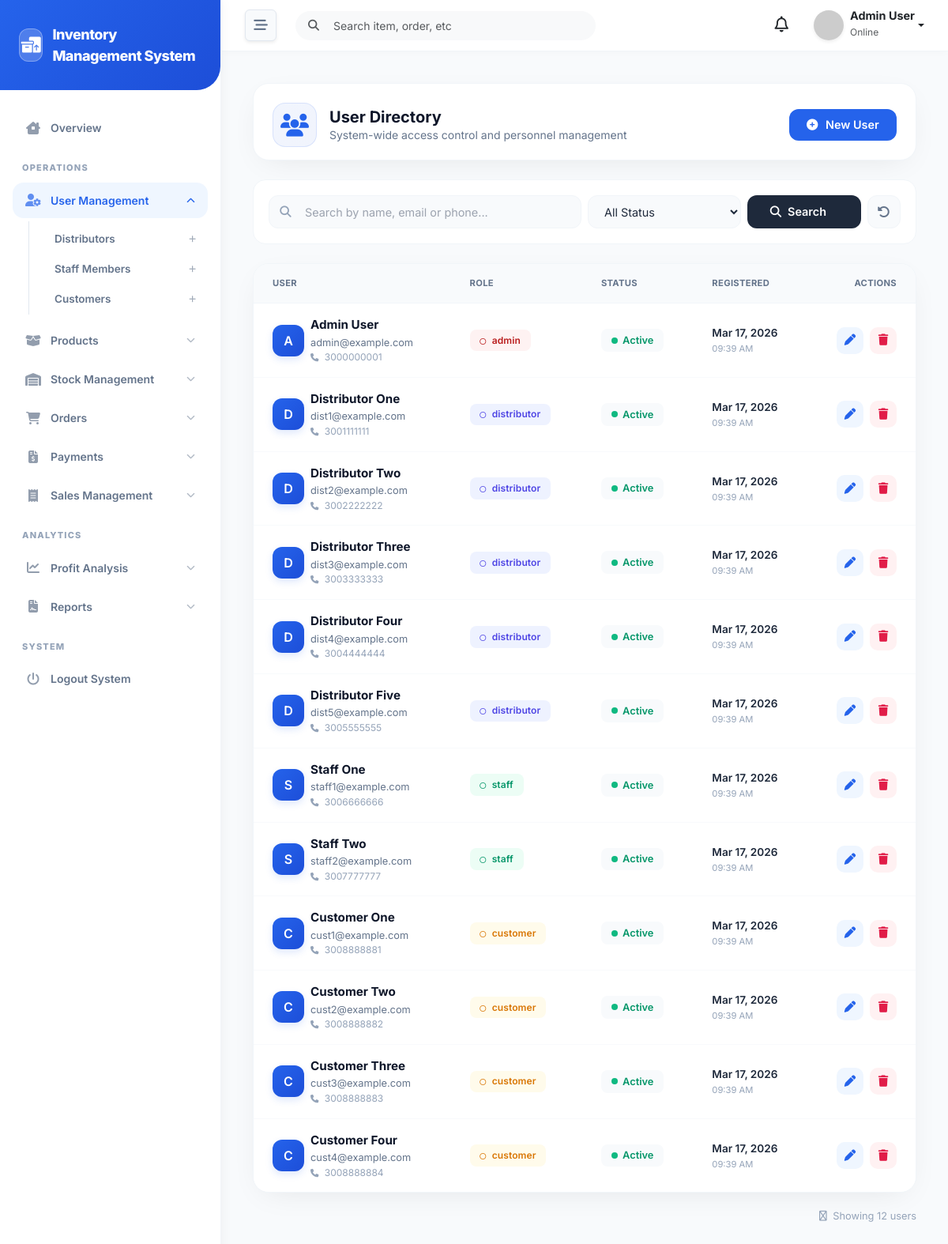
Screenshot of /admin/users/index.php (signed in) with the database file from the repository.
### tables this page shows
CREATE TABLE `users` (
  `id` int(11) NOT NULL,
  `role_id` int(11) NOT NULL,
  `name` varchar(100) NOT NULL,
  `email` varchar(100) DEFAULT NULL,
  `phone` varchar(20) DEFAULT NULL,
  `password` varchar(255) NOT NULL,
  `status` enum('active','inactive') DEFAULT 'active',
  `created_at` timestamp NOT NULL DEFAULT current_timestamp(),
  `updated_at` timestamp NOT NULL DEFAULT current_timestamp() ON UPDATE current_timestamp()
);

CREATE TABLE `roles` (
  `id` int(11) NOT NULL,
  `name` varchar(50) NOT NULL,
  `created_at` timestamp NOT NULL DEFAULT current_timestamp()
);

### admin/users/index.php (the view, shortened to what this page needs)
<?php
require_once __DIR__ . '/../../config/db.php';
$role_filter = isset($_GET['role']) ? (int)$_GET['role'] : 0;
$page_titles = [
    ROLE_DISTRIBUTOR => 'Distributor Network',
    ROLE_STAFF => 'Staff Directory',
    ROLE_CUSTOMER => 'Customer Registry',
    0 => 'User Directory'
];
$page_title = $page_titles[$role_filter] ?? 'User Directory';
$page_icons = [
    ROLE_DISTRIBUTOR => 'fa-truck-fast',
    ROLE_STAFF => 'fa-user-tie',
    ROLE_CUSTOMER => 'fa-user',
    0 => 'fa-users'
];
$page_icon = $page_icons[$role_filter] ?? 'fa-users';
$page_descriptions = [
    ROLE_DISTRIBUTOR => 'Manage your distribution partners and their access privileges',
    ROLE_STAFF => 'Oversee internal team members and their system permissions',
    ROLE_CUSTOMER => 'View and manage customer accounts and profiles',
    0 => 'System-wide access control and personnel management'
];
$page_description = $page_descriptions[$role_filter] ?? 'User management and access control';
$search = isset($_GET['search']) ? sanitize($_GET['search']) : '';
$query = "SELECT u.*, r.name as role_name
          FROM users u
          LEFT JOIN roles r ON u.role_id = r.id
          WHERE 1=1";
$params = [];
$query .= " ORDER BY u.created_at DESC";
try {
    $stmt = $pdo->prepare($query);
    $stmt->execute($params);
    $users = $stmt->fetchAll();
} catch (PDOException $e) {
    $users = [];
    $roles = [];
    $role_counts = [];
}
$current_role_name = '';
include '../../includes/header.php';
include '../../includes/sidebar.php';
include '../../includes/navbar.php';
?>
<div class="px-3 py-3">
    <div class="page-header d-flex align-items-center justify-content-between">
        <div class="d-flex align-items-center gap-3">
            <div class="page-icon">
                <i class="fa-solid <?= $page_icon ?>"></i>
            </div>
            <div>
                <div class="d-flex align-items-center gap-2">
                    <h1 class="h5 fw-bold text-slate-900 mb-0"><?= $page_title ?></h1>
                </div>
                <p class="text-slate-500 small mb-0"><?= $page_description ?></p>
            </div>
        </div>
        <div>
            <a href="create.php<?= $role_filter ? '?role=' . $role_filter : '' ?>" class="btn-create">
                <i class="fa-solid fa-plus-circle"></i>
                <span>New <?= $current_role_name ?: 'User' ?></span>
            </a>
        </div>
    </div>
    <div class="filter-section">
        <form method="GET" class="row g-2 align-items-center">
            <div class="col-lg-6">
                <div class="search-wrapper">
                    <input type="text"
                        name="search"
                        class="search-input"
                        placeholder="Search by name, email or phone..."
                        value="<?= htmlspecialchars($search) ?>">
                </div>
            </div>
            <div class="col-lg-3">
                <select name="status" class="filter-select">
                    <option value="">All Status</option>
                </select>
            </div>
            <div class="col-lg-3">
                <div class="d-flex gap-2">
                    <button type="submit" class="btn-search flex-grow-1">
                        <i class="fa-solid fa-magnifying-glass"></i>
                        <span>Search</span>
                    </button>
                    <a href="index.php<?= $role_filter ? '?role=' . $role_filter : '' ?>" class="btn-reset" title="Reset filters">
                        <i class="fa-solid fa-rotate-left"></i>
                    </a>
                </div>
            </div>
        </form>
    </div>
    <div class="table-container">
        <div class="table-responsive">
            <table class="table">
                <thead>
                    <tr>
                        <th>User</th>
                        <th>Role</th>
                        <th>Status</th>
                        <th>Registered</th>
                        <th class="text-end">Actions</th>
                    </tr>
                </thead>
                <tbody>
                    <?php if (!empty($users)): ?>
                        <?php foreach ($users as $user): ?>
                            <tr>
                                <td>
                                    <div class="d-flex align-items-center gap-2">
                                        <div class="user-avatar">
                                            <?= strtoupper(substr($user['name'], 0, 1)) ?>
                                        </div>
                                        <div class="user-info">
                                            <div class="user-name"><?= htmlspecialchars($user['name']) ?></div>
                                            <div class="user-email"><?= htmlspecialchars($user['email']) ?></div>
                                            <?php if ($user['phone']): ?>
                                                <div class="user-phone">
                                                    <i class="fa-solid fa-phone me-1" style="font-size: 0.65rem;"></i>
                                                    <?= htmlspecialchars($user['phone']) ?>
                                                </div>
                                            <?php endif; ?>
                                        </div>
                                    </div>
                                </td>
                                <td>
                                    <?php
                                    $role_colors = [
                                        ROLE_ADMIN => ['bg' => '#fef2f2', 'text' => '#b91c1c'],
                                        ROLE_DISTRIBUTOR => ['bg' => '#eef2ff', 'text' => '#4f46e5'],
                                        ROLE_STAFF => ['bg' => '#ecfdf5', 'text' => '#059669'],
                                        ROLE_CUSTOMER => ['bg' => '#fffbeb', 'text' => '#d97706']
                                    ];
                                    $color = $role_colors[$user['role_id']] ?? ['bg' => '#f8fafc', 'text' => '#475569'];
                                    ?>
                                    <span class="role-badge" style="background: <?= $color['bg'] ?>; color: <?= $color['text'] ?>;">
                                        <i class="fa-regular fa-circle me-1" style="font-size: 0.5rem;"></i>
                                        <?= htmlspecialchars($user['role_name']) ?>
                                    </span>
                                </td>
                                <td>
                                    <?php if ($user['status'] == 'active'): ?>
                                        <span class="status-indicator">
                                            <span class="status-dot" style="background: #10b981;"></span>
                                            <span style="color: #059669;">Active</span>
                                        </span>
                                    <?php endif; ?>
                                </td>
                                <td>
                                    <div class="date-cell">
                                        <div class="date-main"><?= date('M d, Y', strtotime($user['created_at'])) ?></div>
                                        <div class="date-sub"><?= date('h:i A', strtotime($user['created_at'])) ?></div>
                                    </div>
                                </td>
                                <td>
                                    <div class="action-buttons">
                                        <a href="edit.php?id=<?= $user['id'] ?>" class="btn-action btn-action-edit" title="Edit user">
                                            <i class="fa-solid fa-pen"></i>
                                        </a>
                                        <a href="javascript:void(0)" onclick="confirmDelete(<?= $user['id'] ?>)" class="btn-action btn-action-delete" title="Delete user">
                                            <i class="fa-solid fa-trash"></i>
                                        </a>
                                    </div>
                                </td>
                            </tr>
                        <?php endforeach; ?>
                    <?php endif; ?>
                </tbody>
            </table>
        </div>
    </div>
    <?php if (!empty($users)): ?>
        <div class="text-end mt-3">
            <small class="text-slate-400">
                <i class="fa-regular fa-list me-1"></i>
                Showing <?= count($users) ?> <?= count($users) == 1 ? 'user' : 'users' ?>
            </small>
        </div>
    <?php endif; ?>
</div>
<?php include '../../includes/footer.php'; ?>

### includes/header.php (style rules this page uses)
:root { --primary-bg: #f8fafc; --sidebar-bg: #ffffff; --sidebar-color: #64748b; --sidebar-active-bg: #eff6ff; --sidebar-active-color: #2563eb; --primary-brand: #2563eb; --header-bg: #ffffff; --text-dark: #1e293b; --transition-speed: 0.3s; }
body { font-family: 'Inter', sans-serif; background-color: var(--primary-bg); color: var(--text-dark); overflow-x: hidden; }

### includes/sidebar.php (style rules this page uses)
:root { --primary-blue: #2563eb; --primary-green: #10b981; --sidebar-bg: #ffffff; --nav-text: #64748b; --nav-active-bg: #eff6ff; --nav-active-text: #2563eb; }

### admin/users/index.php (style rules this page uses)
:root { --card-shadow: 0 10px 40px -15px rgba(0, 0, 0, 0.1); --hover-shadow: 0 20px 40px -15px rgba(37, 99, 235, 0.15); --border-light: 1px solid #f1f5f9; }
.page-header { padding: 1.5rem 1.5rem 1rem 1.5rem; background: white; border-radius: 20px; border: var(--border-light); box-shadow: var(--card-shadow); margin-bottom: 1.5rem; }
.page-icon { width: 56px; height: 56px; background: linear-gradient(135deg, #2563eb10, #1d4ed810); border-radius: 16px; display: flex; align-items: center; justify-content: center; font-size: 1.8rem; color: #2563eb; border: 1px solid #2563eb20; }
.btn-create { background: #2563eb; color: white; padding: 0.6rem 1.4rem; border-radius: 12px; font-weight: 600; font-size: 0.9rem; border: none; transition: all 0.2s; display: inline-flex; align-items: center; gap: 0.6rem; text-decoration: none; }
.filter-section { background: white; padding: 1.2rem; border-radius: 16px; border: var(--border-light); margin-bottom: 1.5rem; }
.search-wrapper { position: relative; }
.search-input { width: 100%; height: 42px; padding: 0 1rem 0 2.8rem; background: #f8fafc; border: 1px solid #f1f5f9; border-radius: 12px; font-size: 0.9rem; color: #1e293b; transition: all 0.2s; }
.filter-select { height: 42px; padding: 0 1rem; background: #f8fafc; border: 1px solid #f1f5f9; border-radius: 12px; font-size: 0.9rem; color: #1e293b; cursor: pointer; transition: all 0.2s; width: 100%; }
.btn-search { height: 42px; padding: 0 1.8rem; background: #1e293b; color: white; border: none; border-radius: 12px; font-weight: 600; font-size: 0.9rem; transition: all 0.2s; display: inline-flex; align-items: center; gap: 0.5rem; white-space: nowrap; }
.btn-reset { height: 42px; width: 42px; background: #f8fafc; border: 1px solid #f1f5f9; border-radius: 12px; color: #64748b; display: inline-flex; align-items: center; justify-content: center; transition: all 0.2s; text-decoration: none; }
.table-container { background: white; border-radius: 20px; border: var(--border-light); box-shadow: var(--card-shadow); overflow: hidden; }
.table { margin: 0; width: 100%; }
.table thead th { background: #f8fafc; padding: 1rem 1.5rem; font-size: 0.7rem; font-weight: 700; text-transform: uppercase; letter-spacing: 0.03em; color: #64748b; border-bottom: 1px solid #f1f5f9; white-space: nowrap; }
.table tbody td { padding: 1rem 1.5rem; border-bottom: 1px solid #f8fafc; vertical-align: middle; }
.table tbody tr:last-child td { border-bottom: none; }
.user-avatar { width: 40px; height: 40px; border-radius: 12px; display: flex; align-items: center; justify-content: center; font-weight: 600; font-size: 1rem; background: linear-gradient(135deg, #2563eb, #1d4ed8); color: white; box-shadow: 0 4px 10px rgba(37, 99, 235, 0.15); }
.user-info { line-height: 1.4; }
.user-name { font-weight: 700; font-size: 0.95rem; color: #0f172a; margin-bottom: 0.2rem; }
.user-email { font-size: 0.8rem; color: #64748b; }
.user-phone { font-size: 0.75rem; color: #94a3b8; margin-top: 0.1rem; }
.role-badge { padding: 0.3rem 0.8rem; border-radius: 8px; font-weight: 600; font-size: 0.75rem; letter-spacing: 0.01em; white-space: nowrap; display: inline-block; }
.status-indicator { display: inline-flex; align-items: center; gap: 0.4rem; font-size: 0.8rem; font-weight: 600; padding: 0.3rem 0.8rem; border-radius: 8px; background: #f8fafc; }
.status-dot { width: 8px; height: 8px; border-radius: 50%; }
.date-cell { font-size: 0.85rem; }
.date-main { font-weight: 600; color: #1e293b; margin-bottom: 0.1rem; }
.date-sub { font-size: 0.7rem; color: #94a3b8; }
.action-buttons { display: flex; gap: 0.5rem; justify-content: flex-end; }
.btn-action { width: 34px; height: 34px; border-radius: 10px; display: inline-flex; align-items: center; justify-content: center; transition: all 0.2s; border: none; font-size: 0.9rem; text-decoration: none; }
.btn-action-edit { background: #eff6ff; color: #2563eb; }
.btn-action-delete { background: #fff1f2; color: #e11d48; }

### rows the page displays
users: name "A", name "Admin User", email "admin@example.com", phone "3000000001", role.name "admin", status "active" (drawn), created_at "Mar 17, 2026", created_at "09:39 AM"
users: name "D", name "Distributor One", email "dist1@example.com", phone "3001111111", role.name "distributor", status "active" (drawn), created_at "Mar 17, 2026", created_at "09:39 AM"
users: name "D", name "Distributor Two", email "dist2@example.com", phone "3002222222", role.name "distributor", status "active" (drawn), created_at "Mar 17, 2026", created_at "09:39 AM"
users: name "D", name "Distributor Three", email "dist3@example.com", phone "3003333333", role.name "distributor", status "active" (drawn), created_at "Mar 17, 2026", created_at "09:39 AM"
users: name "D", name "Distributor Four", email "dist4@example.com", phone "3004444444", role.name "distributor", status "active" (drawn), created_at "Mar 17, 2026", created_at "09:39 AM"
users: name "D", name "Distributor Five", email "dist5@example.com", phone "3005555555", role.name "distributor", status "active" (drawn), created_at "Mar 17, 2026", created_at "09:39 AM"
users: name "S", name "Staff One", email "staff1@example.com", phone "3006666666", role.name "staff", status "active" (drawn), created_at "Mar 17, 2026", created_at "09:39 AM"
users: name "S", name "Staff Two", email "staff2@example.com", phone "3007777777", role.name "staff", status "active" (drawn), created_at "Mar 17, 2026", created_at "09:39 AM"
users: name "C", name "Customer One", email "cust1@example.com", phone "3008888881", role.name "customer", status "active" (drawn), created_at "Mar 17, 2026", created_at "09:39 AM"
users: name "C", name "Customer Two", email "cust2@example.com", phone "3008888882", role.name "customer", status "active" (drawn), created_at "Mar 17, 2026", created_at "09:39 AM"
users: name "C", name "Customer Three", email "cust3@example.com", phone "3008888883", role.name "customer", status "active" (drawn), created_at "Mar 17, 2026", created_at "09:39 AM"
users: name "C", name "Customer Four", email "cust4@example.com", phone "3008888884", role.name "customer", status "active" (drawn), created_at "Mar 17, 2026", created_at "09:39 AM"

### other values shown
APP_NAME "Inventory Management System"
$user_name "Admin User"
$page_title "User Directory"
$page_description "System-wide access control and personnel management"
$current_role_name ?: 'User' "User"
count($users) "12"
